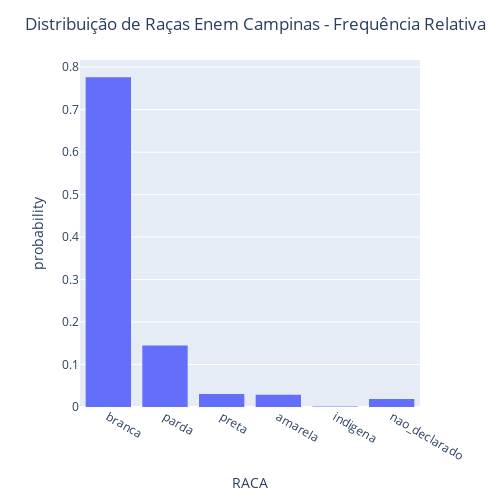

Here is the notebook cell this chart was saved with:
### Code cell
# Frequência Relativa
grafico = express.histogram(campinas, x="RACA", nbins=5, histnorm="probability")
grafico.update_layout(width=500, height=500, title_text= "Distribuição de Raças Enem Campinas - Frequência Relativa")
grafico.show()

### Figure 1 — Plotly figure (JSON) as saved in the notebook; plotly's stock layout.template omitted (floating-point values rounded to 4 significant figures; data arrays with more than 128 entries replaced by an {"elided": "..."} marker saying what was removed)
{"data": [{"alignmentgroup": "True", "bingroup": "x", "histnorm": "probability", "hovertemplate": "RACA=%{x}<br>probability=%{y}<extra></extra>", "legendgroup": "", "marker": {"color": "#636efa", "pattern": {"shape": ""}}, "name": "", "nbinsx": 5, "offsetgroup": "", "orientation": "v", "showlegend": false, "type": "histogram", "x": {"elided": "1982 str values"}, "xaxis": "x", "yaxis": "y"}], "layout": {"barmode": "relative", "height": 500, "legend": {"tracegroupgap": 0}, "margin": {"t": 60}, "title": {"text": "Distribuição de Raças Enem Campinas - Frequência Relativa"}, "width": 500, "xaxis": {"anchor": "y", "domain": [0, 1], "title": {"text": "RACA"}}, "yaxis": {"anchor": "x", "domain": [0, 1], "title": {"text": "probability"}}}}
